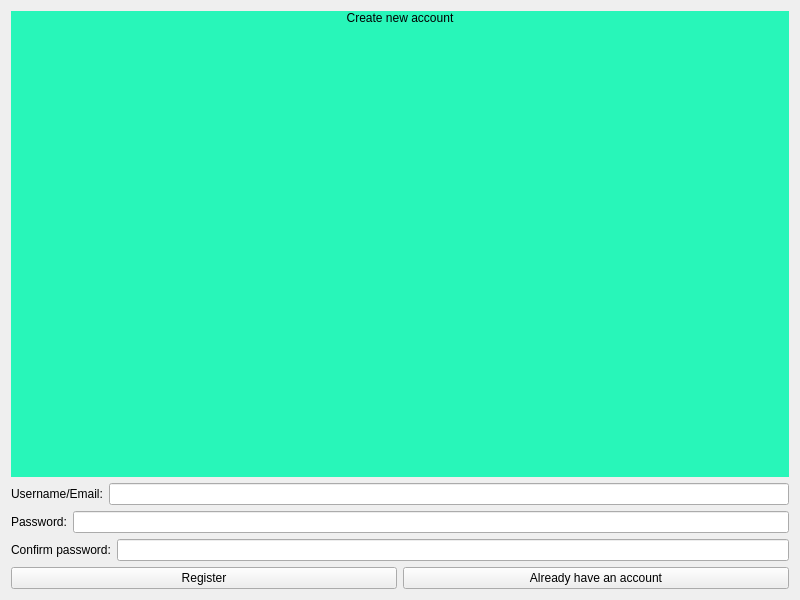
<?xml version="1.0" encoding="UTF-8"?>
<ui version="4.0">
 <class>RegisterWND</class>
 <widget class="QWidget" name="RegisterWND">
  <property name="geometry">
   <rect>
    <x>0</x>
    <y>0</y>
    <width>800</width>
    <height>600</height>
   </rect>
  </property>
  <property name="windowTitle">
   <string>Register page</string>
  </property>
  <layout class="QVBoxLayout" name="verticalLayout_2">
   <item>
    <widget class="QLabel" name="label">
     <property name="styleSheet">
      <string notr="true">font: 48pt &quot;Noto Sans&quot;;
background-color: rgb(40, 246, 185);
color: rgb(0, 0, 0);</string>
     </property>
     <property name="text">
      <string>Create new account</string>
     </property>
     <property name="alignment">
      <set>Qt::AlignmentFlag::AlignHCenter|Qt::AlignmentFlag::AlignTop</set>
     </property>
    </widget>
   </item>
   <item>
    <layout class="QHBoxLayout" name="horizontalLayout">
     <item>
      <widget class="QLabel" name="label_2">
       <property name="text">
        <string>Username/Email:</string>
       </property>
      </widget>
     </item>
     <item>
      <widget class="QLineEdit" name="lineEdit"/>
     </item>
    </layout>
   </item>
   <item>
    <layout class="QHBoxLayout" name="horizontalLayout_2">
     <item>
      <widget class="QLabel" name="label_3">
       <property name="text">
        <string>Password:</string>
       </property>
      </widget>
     </item>
     <item>
      <widget class="QLineEdit" name="lineEdit_2"/>
     </item>
    </layout>
   </item>
   <item>
    <layout class="QHBoxLayout" name="horizontalLayout_3">
     <item>
      <widget class="QLabel" name="label_4">
       <property name="text">
        <string>Confirm password:</string>
       </property>
      </widget>
     </item>
     <item>
      <widget class="QLineEdit" name="lineEdit_3"/>
     </item>
    </layout>
   </item>
   <item>
    <layout class="QHBoxLayout" name="horizontalLayout_4">
     <item>
      <widget class="QPushButton" name="pushButton">
       <property name="text">
        <string>Register</string>
       </property>
      </widget>
     </item>
     <item>
      <widget class="QPushButton" name="pushButton_2">
       <property name="text">
        <string>Already have an account</string>
       </property>
      </widget>
     </item>
    </layout>
   </item>
  </layout>
 </widget>
 <resources/>
 <connections/>
</ui>
